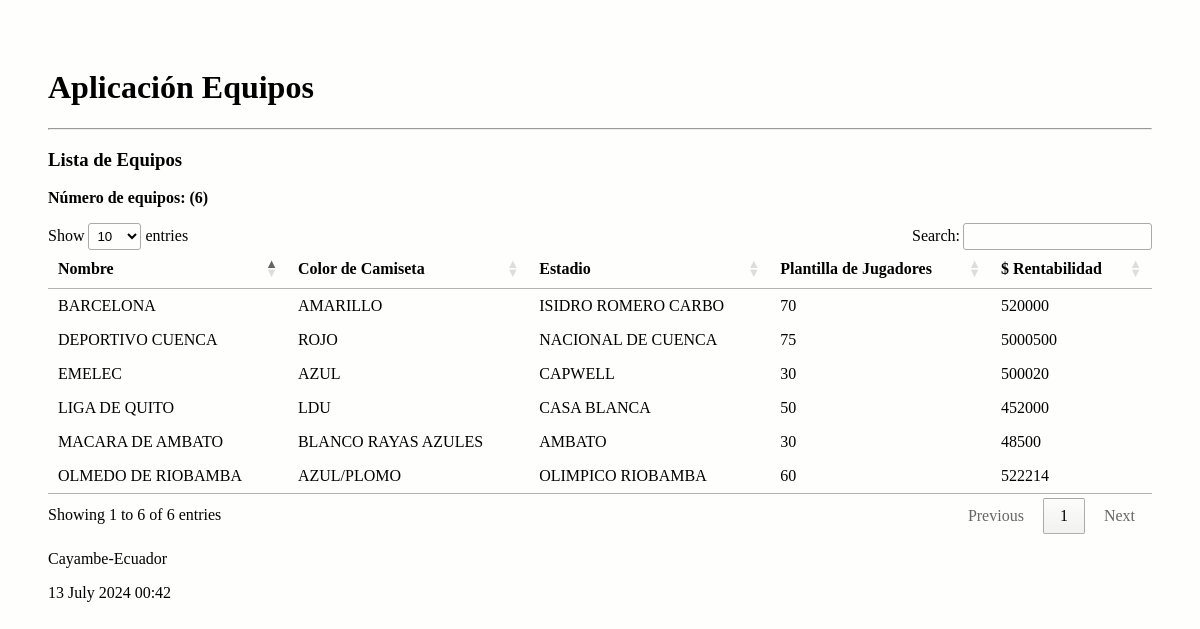
The page /equipo/listar on the database as committed earlier.
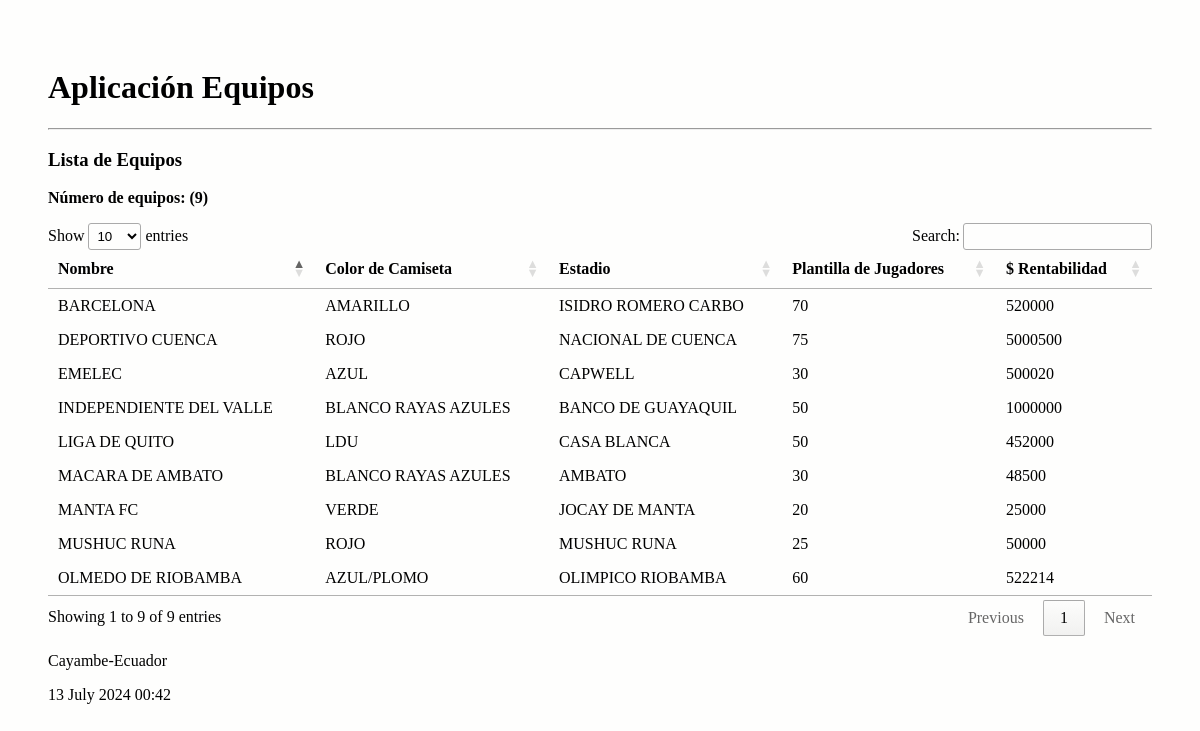
The same page on the database as committed later.
### campeonato/models.py (models this page shows, shortened)
class equipo_futbol(models.Model):
    nombre = models.CharField(max_length=30)
    colores = models.CharField(max_length=30)
    plantilla_jugadores = models.IntegerField()
    rentabilidad = models.IntegerField()
    estadio = models.CharField(max_length=100)

### campeonato/views.py (the view)
# urls.py: path('listar', views.listar, name='listar'),
def listar(request):
    equipos = equipo_futbol.objects.all()
    numero_equipos = len(equipos)
    informacion_template = {'equipos': equipos, 'numero_equipos': numero_equipos}
    return render(request, 'listar_equipo.html', informacion_template)

### campeonato/templates/listar_equipo.html (shortened to what this page needs)
{% extends "principal.html" %}
{% block contentido %}
  <h3>Lista de Equipos</h3>
  <p><b>Número de equipos: ({{numero_equipos}})</b> </p>
  <table id="tabla_datos">
    <thead>
    <tr>
      <th>Nombre</th>
      <th>Color de Camiseta</th>
      <th>Estadio</th>
      <th>Plantilla de Jugadores</th>
      <th>$ Rentabilidad</th>
    </tr>
    </thead>
    <tbody>
    {% for equipo in equipos  %}
      <tr>
        <td>{{equipo.nombre}}</td>
        <td>{{equipo.colores}}</td>
        <td>{{equipo.estadio}}</td>
        <td>{{equipo.plantilla_jugadores}}</td>
        <td>{{equipo.rentabilidad}}</td>
      </tr>
      {% endfor %}
    </table>
{% endblock %}

Rows that differ between the two databases and show on the page:
added equipo_futbol: nombre "MANTA FC", colores "VERDE", estadio "JOCAY DE MANTA", plantilla_jugadores "20", rentabilidad "25000"
added equipo_futbol: nombre "INDEPENDIENTE DEL VALLE", colores "BLANCO RAYAS AZULES", estadio "BANCO DE GUAYAQUIL", plantilla_jugadores "50", rentabilidad "1000000"
added equipo_futbol: nombre "MUSHUC RUNA", colores "ROJO", estadio "MUSHUC RUNA", plantilla_jugadores "25", rentabilidad "50000"
Other text that changed with them:
text written by a page script: "Show entries Search: Showing 1 to 6 of 6 entries Previous 1 Next" → "Show entries Search: Showing 1 to 9 of 9 entries Previous 1 Next"
{{ numero_equipos }}: "6" → "9"
